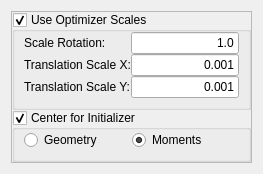
              <widget class="QWidget" name="Rigid2DTransform">
               <layout class="QVBoxLayout" name="verticalLayout_101">
                <item>
                 <widget class="QFrame" name="m_Rigid2DTransformFrame">
                  <property name="frameShape">
                   <enum>QFrame::StyledPanel</enum>
                  </property>
                  <property name="frameShadow">
                   <enum>QFrame::Raised</enum>
                  </property>
                  <layout class="QVBoxLayout" name="verticalLayout_84">
                   <property name="spacing">
                    <number>0</number>
                   </property>
                   <property name="margin">
                    <number>0</number>
                   </property>
                   <item>
                    <widget class="QGroupBox" name="m_UseOptimizerScalesRigid2D">
                     <property name="title">
                      <string>Use Optimizer Scales</string>
                     </property>
                     <property name="checkable">
                      <bool>true</bool>
                     </property>
                     <layout class="QVBoxLayout" name="verticalLayout_83">
                      <property name="spacing">
                       <number>0</number>
                      </property>
                      <property name="leftMargin">
                       <number>9</number>
                      </property>
                      <property name="topMargin">
                       <number>0</number>
                      </property>
                      <property name="rightMargin">
                       <number>9</number>
                      </property>
                      <property name="bottomMargin">
                       <number>9</number>
                      </property>
                      <item>
                       <layout class="QHBoxLayout" name="_153">
                        <item>
                         <layout class="QVBoxLayout" name="_154">
                          <item>
                           <widget class="QLabel" name="textLabel1_8_2_3_2_2_2_3_4_2">
                            <property name="text">
                             <string>Scale Rotation:</string>
                            </property>
                            <property name="wordWrap">
                             <bool>false</bool>
                            </property>
                           </widget>
                          </item>
                          <item>
                           <widget class="QLabel" name="textLabel11_3_2_2_2_3_3_2">
                            <property name="text">
                             <string>Translation Scale X:</string>
                            </property>
                            <property name="wordWrap">
                             <bool>false</bool>
                            </property>
                           </widget>
                          </item>
                          <item>
                           <widget class="QLabel" name="textLabel12_3_2_2_2_3_3_2">
                            <property name="text">
                             <string>Translation Scale Y:</string>
                            </property>
                            <property name="wordWrap">
                             <bool>false</bool>
                            </property>
                           </widget>
                          </item>
                         </layout>
                        </item>
                        <item>
                         <layout class="QVBoxLayout" name="_155">
                          <item>
                           <widget class="QLineEdit" name="m_ScalesRigid2DTransformScale1">
                            <property name="text">
                             <string>1.0</string>
                            </property>
                            <property name="alignment">
                             <set>Qt::AlignRight</set>
                            </property>
                           </widget>
                          </item>
                          <item>
                           <widget class="QLineEdit" name="m_ScalesRigid2DTransformScaleTranslationX">
                            <property name="text">
                             <string>0.001</string>
                            </property>
                            <property name="alignment">
                             <set>Qt::AlignRight</set>
                            </property>
                           </widget>
                          </item>
                          <item>
                           <widget class="QLineEdit" name="m_ScalesRigid2DTransformScaleTranslationY">
                            <property name="text">
                             <string>0.001</string>
                            </property>
                            <property name="alignment">
                             <set>Qt::AlignRight</set>
                            </property>
                           </widget>
                          </item>
                         </layout>
                        </item>
                       </layout>
                      </item>
                     </layout>
                    </widget>
                   </item>
                   <item>
                    <widget class="QGroupBox" name="m_CenterForInitializerRigid2D">
                     <property name="title">
                      <string>Center for Initializer</string>
                     </property>
                     <property name="checkable">
                      <bool>true</bool>
                     </property>
                     <layout class="QHBoxLayout" name="horizontalLayout_11">
                      <property name="spacing">
                       <number>0</number>
                      </property>
                      <property name="leftMargin">
                       <number>9</number>
                      </property>
                      <property name="topMargin">
                       <number>0</number>
                      </property>
                      <property name="rightMargin">
                       <number>9</number>
                      </property>
                      <property name="bottomMargin">
                       <number>9</number>
                      </property>
                      <item>
                       <widget class="QRadioButton" name="m_GeometryRigid2D">
                        <property name="enabled">
                         <bool>true</bool>
                        </property>
                        <property name="text">
                         <string>Geometry</string>
                        </property>
                       </widget>
                      </item>
                      <item>
                       <widget class="QRadioButton" name="m_MomentsRigid2D">
                        <property name="enabled">
                         <bool>true</bool>
                        </property>
                        <property name="text">
                         <string>Moments</string>
                        </property>
                        <property name="checked">
                         <bool>true</bool>
                        </property>
                       </widget>
                      </item>
                     </layout>
                    </widget>
                   </item>
                  </layout>
                 </widget>
                </item>
               </layout>
              </widget>
